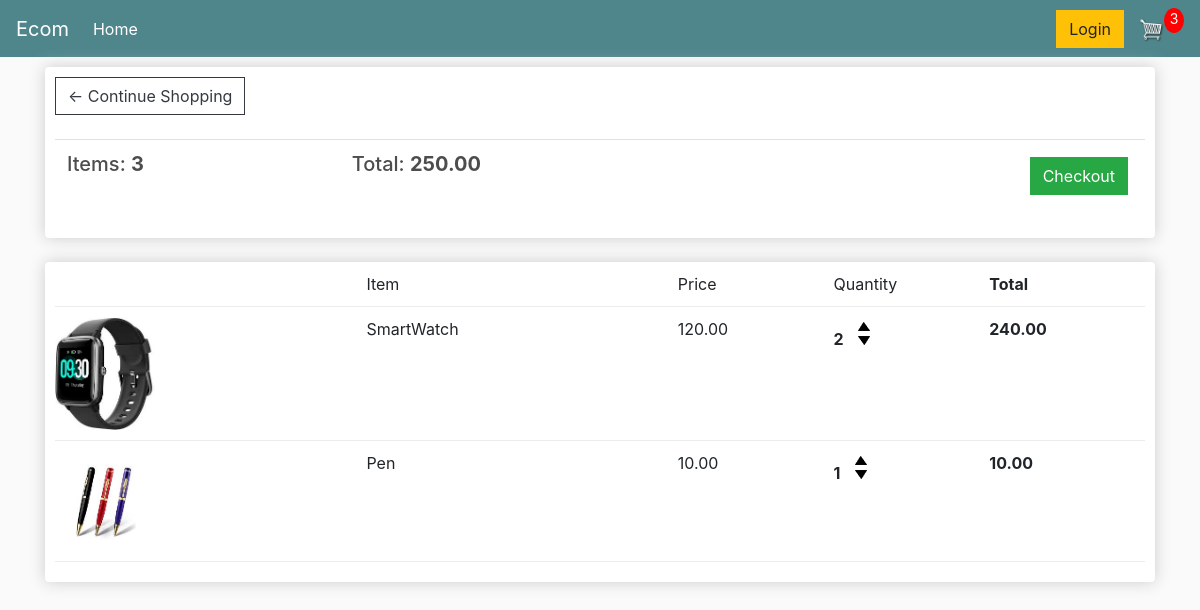
The app's page /cart/ (signed in), older data.
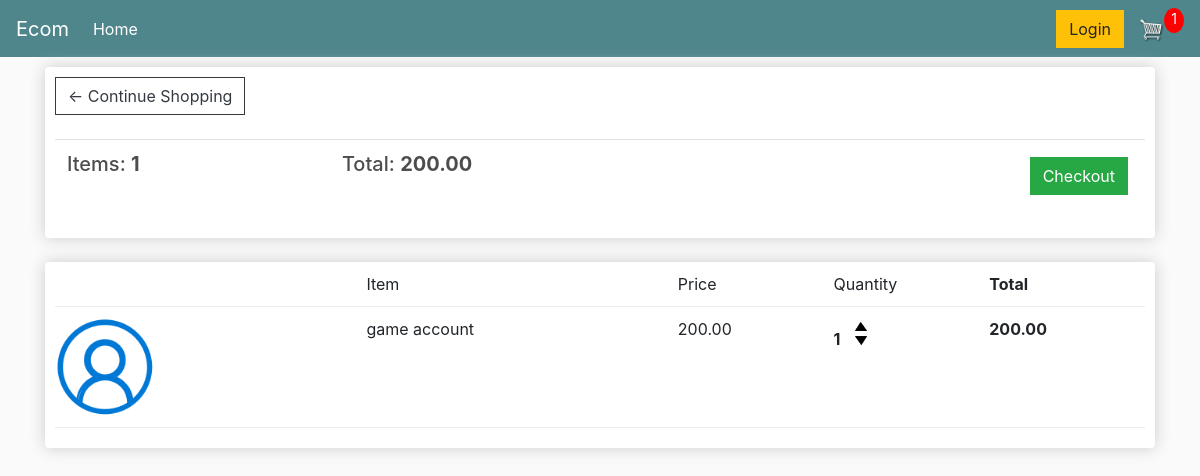
The same page, newer data.
### store/models.py (models this page shows, shortened)
class Order(models.Model):
    customer = models.ForeignKey(Customer, on_delete=models.SET_NULL, blank=True, null=True)
    date_orderd = models.DateTimeField(auto_now_add=True)
    complete = models.BooleanField(default=False, null=True, blank=False)
    transaction_id = models.CharField(max_length=200, null=True)
    @property
    def get_cart_total(self):
        orderitems = self.orderitem_set.all()
        total = sum([item.get_total for item in orderitems])
        return total
    @property
    def get_cart_items(self):
        orderitems = self.orderitem_set.all()
        total = sum([item.quantity for item in orderitems])
        return total

class OrderItem(models.Model):
    product= models.ForeignKey(Product, on_delete=models.SET_NULL, null=True)
    order = models.ForeignKey(Order, on_delete=models.SET_NULL, null=True)
    quantity = models.IntegerField(default=0, null=True, blank=True)
    date_added = models.DateTimeField(auto_now_add=True)
    @property
    def get_total(self):
        total = self.product.price * self.quantity
        return total

class Product(models.Model):
    name = models.CharField(max_length=200, null=True)
    price = models.DecimalField(max_digits=7, decimal_places=2)
    digital = models.BooleanField(default=False, null=True, blank=False)
    image = models.ImageField(null=True, blank=True)
    @property
    def imageURL(self):
        try:
            url= self.image.url
        except:
            url= ''
        return url

### store/views.py (the view, shortened to what this page needs)
# urls.py: path('cart/', views.cart, name="cart"),
def cart(request):
    if request.user.is_authenticated:
        customer = request.user.customer
        order, created = Order.objects.get_or_create(customer= customer, complete= False)
        items = order.orderitem_set.all()
        cartItems = order.get_cart_items
    context= {'items': items, 'order': order, 'cartItems': cartItems}
    return render(request, 'store/Cart.html', context)

### store/templates/store/Cart.html
{% extends 'store/Main.html' %}
{% load static %}
{% block content %}
<div class="row">
    <div class="col-lg-12">
        <div class="box-element">
            <a class="btn btn-outline-dark" href="{% url 'store' %}">&#x2190; Continue Shopping</a>
            <br>
            <br>
            <table class="table">
                <tr>
                    <th><h5>Items: <strong>{{order.get_cart_items}}</strong></h5></th>
                    <th><h5>Total: <strong>{{order.get_cart_total | floatformat:2}}</strong></h5></th>
                    <th>
                        <a style="float:right; margin:5px" class="btn btn-success" href="{% url 'checkout' %}">Checkout</a>
                    </th>
                </tr>
            </table>
        </div>
        <br>
        <div class="box-element">
            <div class="cart-row">
                <div style="flex:2"></div>
                <div style="flex:2">Item</div>
                <div style="flex:1">Price</div>
                <div style="flex:1">Quantity</div>
                <div style="flex:1"><strong>Total</strong></div>
            </div>
            {% for item in items %}
            <div class="cart-row">
                <div style="flex:2"><img class="row-image" src="{{item.product.imageURL}}"></div>
                <div style="flex:2">{{item.product.name}}</div>
                <div style="flex:1">{{item.product.price | floatformat:2 }}</div>
                <div style="flex:1">
                    <p class="quantity">{{item.quantity}}</p>
                    <div class="quantity">
                        <img data-product={{item.product.id}} data-action="add" class="chg-quantity update-cart" src="{% static 'store/image/arrow-up.png' %}">
                        <img data-product={{item.product.id}} data-action="remove" class="chg-quantity update-cart" src="{% static 'store/image/arrow-down.png' %}">
                    </div>
                </div>
                <div style="flex:1"><strong>{{item.get_total}}</strong></div>
            </div>
            {% endfor %}
        </div>
    </div>
</div>
{% endblock %}

Row changes from the older to the newer data that the page shows:
removed OrderItem: product.imageURL (picture), product.name "SmartWatch", product.price "120.00", quantity "2", get_total "240.00"
removed OrderItem: product.imageURL (picture), product.name "Pen", product.price "10.00", quantity "1", get_total "10.00"
computed for Order: get_cart_items "3" → "1"; get_cart_total "250.00" → "200.00"
added OrderItem: product.imageURL (picture), product.name "game account", product.price "200.00", quantity "1", get_total "200.00"
Text that changed along with them:
{{ cartItems }}: "3" → "1"
